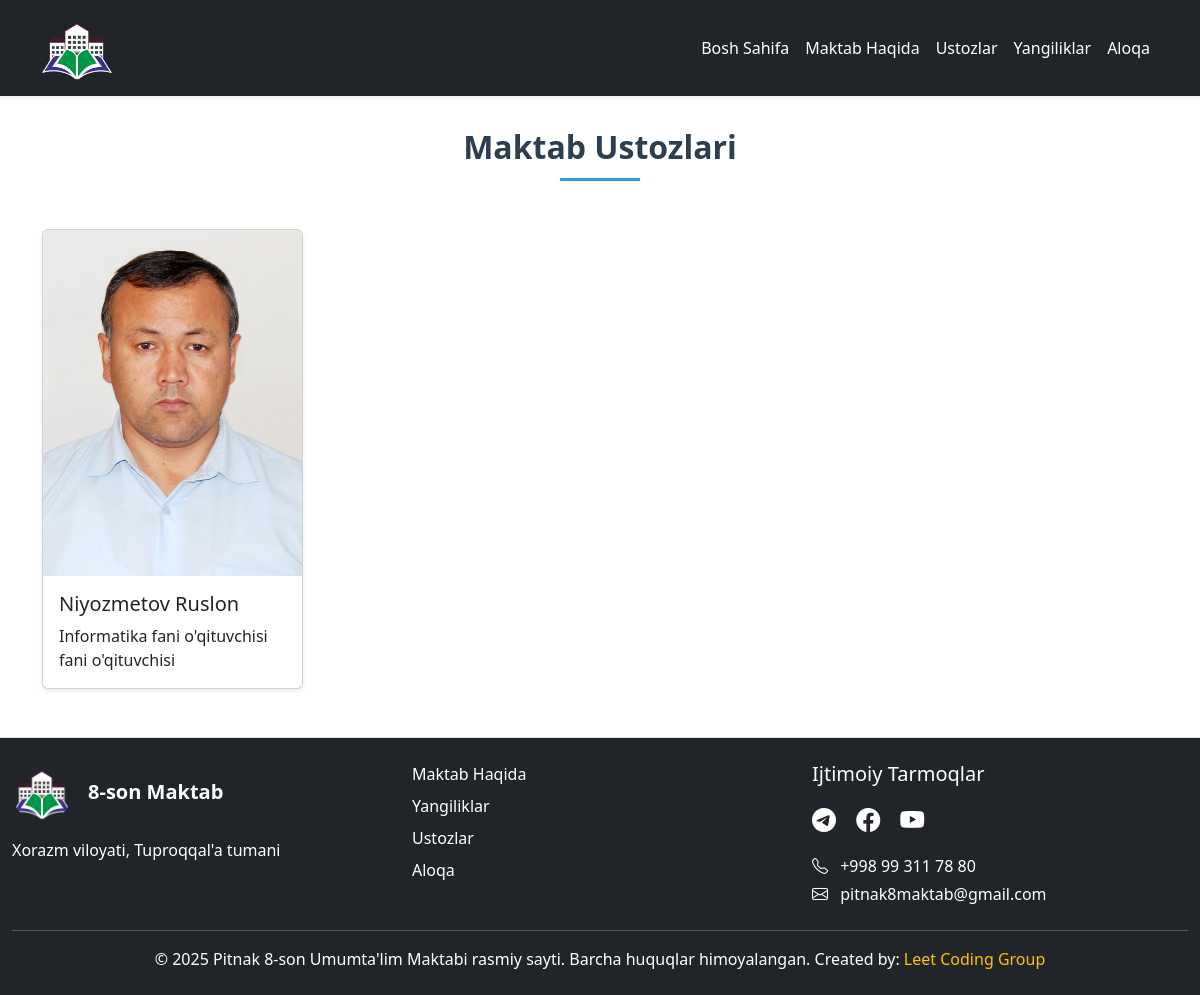
The page /teachers/ on the database as committed earlier.
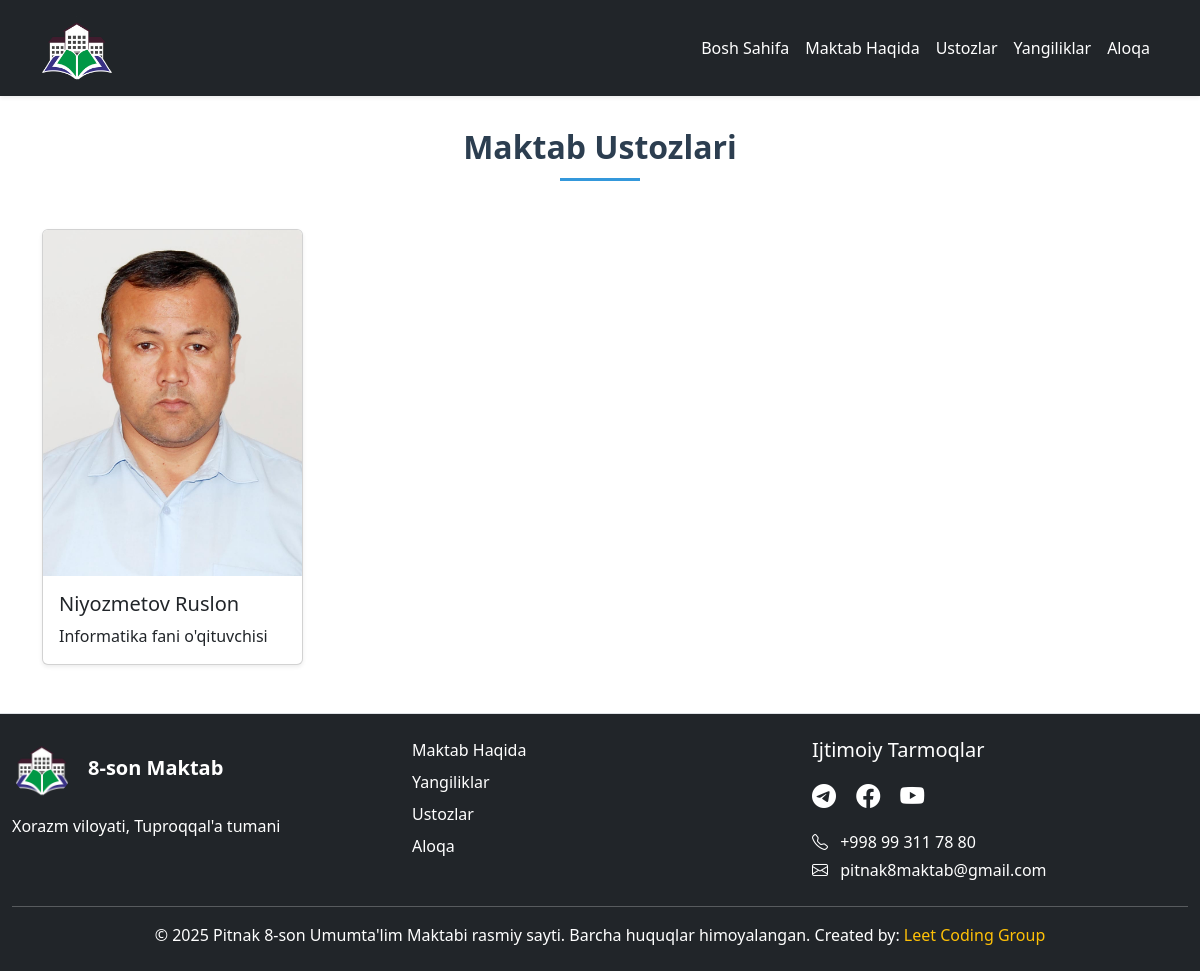
The same page on the database as committed later.
### home/models.py (models this page shows, shortened)
class Teacher(models.Model):
    name = models.CharField(max_length=100, verbose_name="Ism")
    subject = models.CharField(max_length=100, verbose_name="Fan")
    photo = models.ImageField(upload_to='teachers_photos/', verbose_name="Rasm")
    class Meta:
        verbose_name = "Ustoz"
        verbose_name_plural = "Ustozlar"

### home/views.py (the view)
# urls.py: path('teachers/', teachers_view, name='teachers'),
def teachers_view(request):
    teachers = Teacher.objects.all()
    return render(request, 'teachers.html', {'teachers': teachers})

### templates/teachers.html (shortened to what this page needs)
{% extends 'base.html' %}
{% load static %}
{% block content %}
<main style="padding-top: 80px;">
    <h2 class="text-center mb-5 section-title fw-bold">Maktab Ustozlari</h2>
</main>
<div class="row g-4">
    {% for teacher in teachers %}
    <div class="col-md-6 col-lg-3">
        <div class="card h-100 teacher-card shadow-sm">
            <img src="{{ teacher.photo.url }}" class="card-img-top" alt="{{ teacher.name }}">
            <div class="card-body">
                <h5 class="card-title">{{ teacher.name }}</h5>
                <p class="card-text">{{ teacher.subject }} fani o'qituvchisi</p>
            </div>
        </div>
    </div>
    {% endfor %}
</div>
{% endblock %}

### templates/base.html (shortened to what this page needs)
<!DOCTYPE html>
{% load static %}
<html lang="uz">
<head>
    <link href="{% static 'vendor/bootstrap/css/bootstrap.css' %}" rel="stylesheet">
    <link href="{% static 'vendor/bootstrap-icons/font/bootstrap-icons.css' %}" rel="stylesheet">
    <link href="https://cdnjs.cloudflare.com/ajax/libs/font-awesome/6.0.0-beta3/css/all.min.css" rel="stylesheet">
    <link href="{% static 'main/css/main.css' %}" rel="stylesheet">
    <link href="{% static 'main/css/style.css' %}" rel="stylesheet">
    <link href="{% static 'main/css/news.css' %}" rel="stylesheet">
</head>
<body>
{% include 'includes/header.html' %}
<main class="container my-5">
    {% block content %}
    {% endblock %}
</main>
{% include 'includes/footer.html' %}
</body>
</html>

### templates/includes/header.html (shortened to what this page needs)
{% load static %}
<link href="{% static 'main/css/style.css' %}" rel="stylesheet">
<nav class="navbar navbar-expand-lg navbar-dark bg-dark shadow-sm fixed-top">
    <div class="container">
        <a class="navbar-brand" href="{% url 'home' %}">
            <img alt="logo" class="d-inline-block align-middle" height="70" src="{% static 'main/img/logo.png' %}"
                 width="70">
        </a>
        <div class="collapse navbar-collapse" id="navbarNav">
            <ul class="navbar-nav ms-auto">
                <li class="nav-item">
                    {% if request.path != "/" %}
                    <a class="nav-link text-white nav-text text-decoration-none" href="{% url 'home' %}">Bosh Sahifa</a>
                    {% endif %}
                </li>
                <li class="nav-item">
                    <a class="nav-link text-white nav-text text-decoration-none" href="{% url 'about' %}">Maktab
                        Haqida</a>
                </li>
                <li class="nav-item">
                    <a class="nav-link text-white nav-text text-decoration-none" href="{% url 'teachers' %}">
                        Ustozlar
                    </a>
                </li>
                <li class="nav-item">
                    <a class="nav-link text-white nav-text text-decoration-none" href="{% url 'news' %}">Yangiliklar</a>
                </li>
                <li class="nav-item">
                    <a class="nav-link text-white nav-text text-decoration-none" href="{% url 'contact' %}">Aloqa</a>
                </li>
            </ul>
        </div>
    </div>
</nav>

### templates/includes/footer.html
{% load static %}
<link href="{% static 'main/css/style.css' %}" rel="stylesheet">
<footer class="bg-dark text-white py-4">
        <div class="container">
            <div class="row">
                <div class="col-md-4 mb-4 mb-md-0">
                    <a href="{% url 'home' %}" class="d-flex align-items-center text-decoration-none">
                        <img src="{% static 'main/img/logo.png' %}" alt="Logo" height="60" class="me-3">
                        <span class="text-white fs-5 fw-bold">8-son Maktab</span>
                    </a>
                    <p class="mt-3 mb-0">Xorazm viloyati, Tuproqqal'a tumani</p>
                </div>
                <div class="col-md-4 mb-4 mb-md-0">
                    <ul class="list-unstyled">
                        <li class="mb-2"><a href="{% url 'about' %}" class="text-white text-decoration-none">Maktab Haqida</a></li>
                        <li class="mb-2"><a href="{% url 'news' %}" class="text-white text-decoration-none">Yangiliklar</a></li>
                        <li class="mb-2"><a href="{% url 'teachers' %}" class="text-white text-decoration-none">Ustozlar</a></li>
                        <li><a href="{% url 'contact' %}" class="text-white text-decoration-none">Aloqa</a></li>
                    </ul>
                </div>
                <div class="col-md-4">
                    <h5>Ijtimoiy Tarmoqlar</h5>
                    <div class="social-icons mt-3">
                        <a href="https://t.me/pitnak8maktab" class="text-white me-3"><i class="bi bi-telegram fs-4"></i></a>
                        <a href="#" class="text-white me-3"><i class="bi bi-facebook fs-4"></i></a>
                        <a href="#" class="text-white"><i class="bi bi-youtube fs-4"></i></a>
                    </div>
                    <div class="mt-3">
                        <p class="mb-1"><i class="bi bi-telephone me-2"></i> +998 99 311 78 80</p>
                        <p class="mb-0"><i class="bi bi-envelope me-2"></i> pitnak8maktab@gmail.com</p>
                    </div>
                </div>
            </div>
            <hr class="mt-4 mb-3">
            <div class="text-center">
                <p class="mb-0">
                    &copy; 2025 Pitnak 8-son Umumta'lim Maktabi rasmiy sayti. Barcha huquqlar himoyalangan.
                    <span class="d-block d-md-inline mt-2 mt-md-0"> Created by: <a href="https://t.me/leetcoder1337" class="text-warning text-decoration-none">Leet Coding Group</a></span>
                </p>
            </div>
        </div>
    </footer>

### static/main/css/main.css (style rules this page uses)
body { display: flex; flex-direction: column; min-height: 100vh; background-color: #ffff; }
main { flex: 1; }
footer { background-color: rgba(128, 128, 128, 0.25); border-top: 1px solid #dee2e6; }
.card, .img-fluid, .text-center { animation: fadeInUp 1s ease-out forwards; opacity: 0; }
.card { animation-delay: 0.5s; }
.text-center { animation-delay: 1.5s; }

### static/main/css/style.css (style rules this page uses)
a { text-decoration: none; color: #333; font-weight: 500; }
footer a { color: 2760fd; text-decoration: none; }
footer img { border-radius: 50%; }
footer .container { max-width: 1200px; }

### static/main/css/news.css (style rules this page uses)
.section-title { color: #2c3e50; position: relative; padding-bottom: 15px; }
.section-title::after { content: ''; position: absolute; bottom: 0; left: 50%; transform: translateX(-50%); width: 80px; height: 3px; background-color: #3498db; }

Rows that differ between the two databases and show on the page:
changed Teacher "Niyozmetov Ruslon": subject "Informatika fani o'qituvchisi" → "Informatika"
